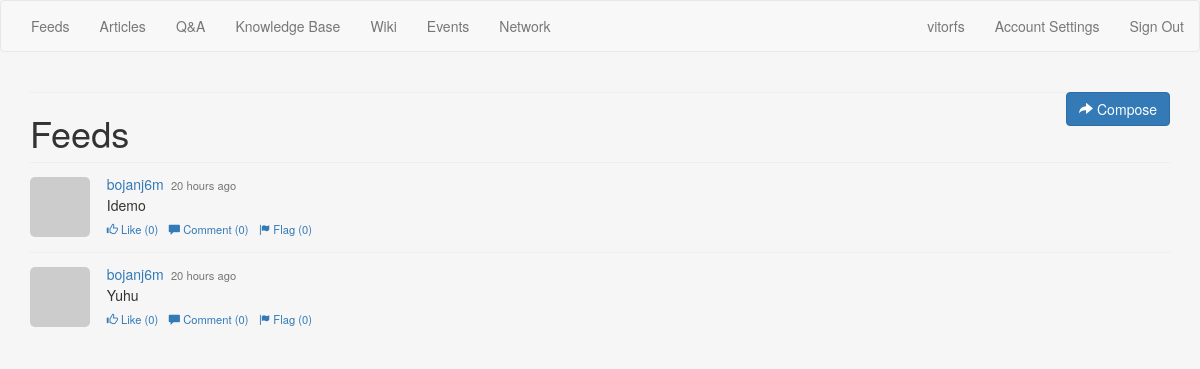
The app's page /, older data.
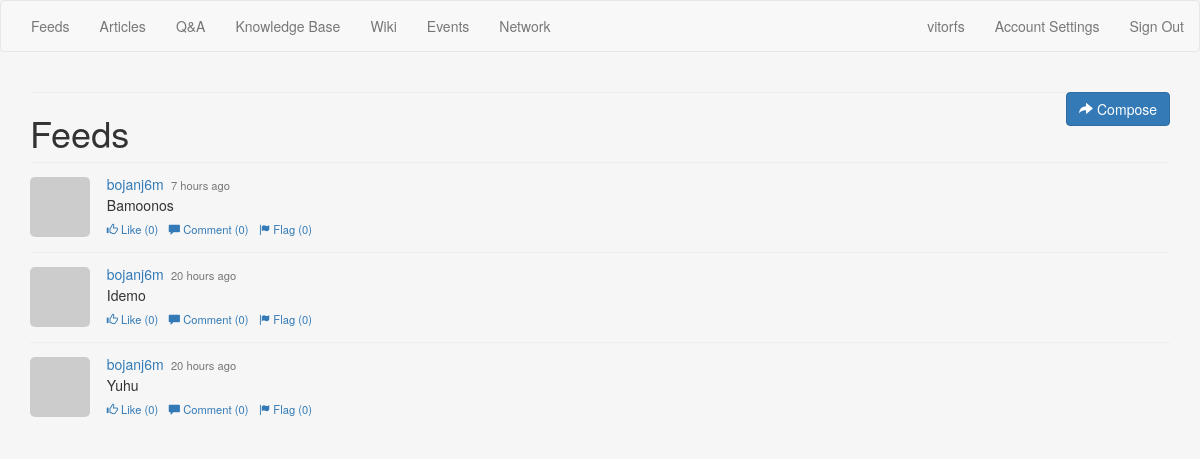
The same page, newer data.
### feeds/models.py (models this page shows, shortened)
class Feed(models.Model):
	user = models.ForeignKey(User)
	date = models.DateTimeField(auto_now_add=True)
	post = models.TextField(max_length=2000)
	parent = models.ForeignKey('Feed', null=True, blank=True)
	class Meta:
		verbose_name="Feed"
		verbose_name_plural="Feeds"
		ordering = ("-date", )

### feeds/views.py (the view)
# urls.py: 2. Add a URL to urlpatterns:  url(r'^$', views.home, name='home')
def home(request):
	feeds = Feed.objects.all()
	context = {
		'feeds': feeds,
	}
	return render(request, 'feeds/feeds.html', context)

### templates/feeds/feeds.html (shortened to what this page needs)
{% extends 'base.html' %}
{% block head %}
	<link href="static/css/feeds.css" rel="stylesheet">
{% endblock head  %}
{% block main %}
	<div class="page-header">
		<button type="button" class="btn btn-primary pull-right btn-compose"><span class="glyphicon glyphicon-share-alt"></span> Compose</button>
		<hr/>
		<h1>Feeds</h1>
	</div>
	<ul class="stream">
	{% for feed in feeds %}
		{% include 'feeds/partial_feed.html' with feed=feed %}
	{% endfor %}
	</ul>
{% endblock main %}

### templates/feeds/partial_feed.html
{% load humanize %}
<li feed-id="{{ feed.pk }}">
	<a href="#"><img src="http://www.gravatar.com/avatar/07626034d73ad893cf8a63cea49a4cb6?s=256&d=http%3A%2F%2Ftrybootcamp.vitorfs.com%2Fstatic%2Fimg%2Fuser.png" class="user"></a>
	<div class="post">
		<h3><a href="#">{{ feed.user }}</a> <small>{{ feed.date|naturaltime }}</small></h3>
		<p>{{ feed.post }}</p>
    	<div class="interaction">
      	<a href="#"><span class="glyphicon glyphicon-thumbs-up"></span> Like (0)</a>
      	<a href="#"><span class="glyphicon glyphicon-comment"></span> Comment (0)</a>
      	<a href="#"><span class="glyphicon glyphicon-flag"></span> Flag (0)</a>
    </div>
	</div>
</li>

Row changes from the older to the newer data that the page shows:
added Feed: user "bojanj6m", date "7 hours ago", post "Bamoonos"
